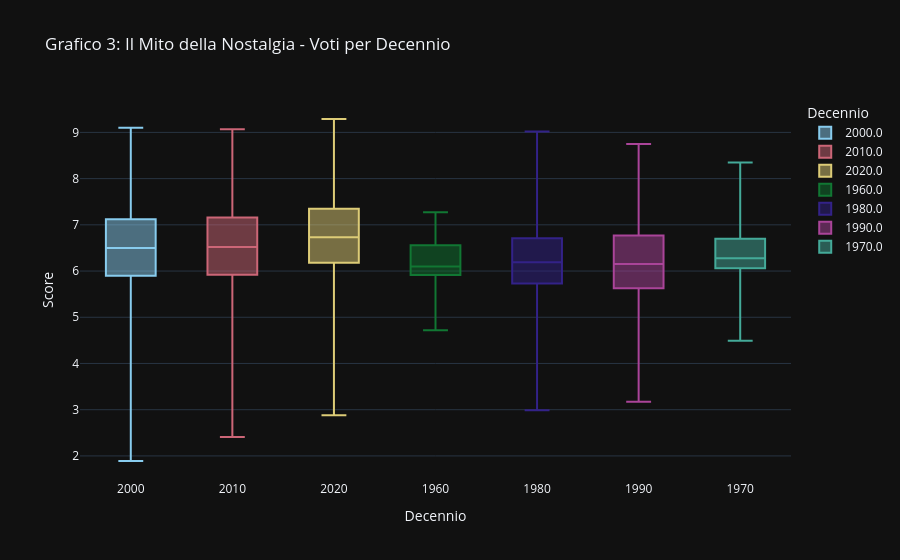

Write notebook code for a chart like this one.
### Code cell
# Grafico 3: Box Plot - Distribuzione della Qualità (Score) per Decennio
# Questo grafico è molto meglio della Heatmap per confrontare periodi con numeri di produzione diversi

# 1. Creiamo la colonna Decennio
df['decade'] = (df['start_year'] // 10) * 10

# 2. Filtriamo dati validi (dal 1960 in poi)
df_scored = df.dropna(subset=['score', 'decade'])
df_scored = df_scored[df_scored['decade'] >= 1960]

# 3. Grafico
fig4 = px.box(df_scored, x='decade', y='score', 
              title='Grafico 3: Il Mito della Nostalgia - Voti per Decennio',
              labels={'decade': 'Decennio', 'score': 'Punteggio Medio'},
              color='decade', # Colora ogni decennio diversamente
              color_discrete_sequence=px.colors.qualitative.Safe, # Colori distinti
              points=False, # Nascondiamo i migliaia di punti singoli per pulizia
              template='plotly_dark')

fig4.update_layout(xaxis_type='category', xaxis_title="Decennio", yaxis_title="Score")
fig4.show()

### Figure 1 — Plotly figure (JSON) as saved in the notebook; plotly's stock layout.template omitted (floating-point values rounded to 4 significant figures; data arrays with more than 128 entries replaced by an {"elided": "..."} marker saying what was removed)
{"data": [{"alignmentgroup": "True", "boxpoints": false, "hovertemplate": "Decennio=%{x}<br>Punteggio Medio=%{y}<extra></extra>", "legendgroup": "2000.0", "marker": {"color": "rgb(136, 204, 238)"}, "name": "2000.0", "notched": false, "offsetgroup": "2000.0", "orientation": "v", "showlegend": true, "type": "box", "x": {"elided": "2477 float values"}, "x0": " ", "xaxis": "x", "y": {"elided": "2477 float values"}, "y0": " ", "yaxis": "y"}, {"alignmentgroup": "True", "boxpoints": false, "hovertemplate": "Decennio=%{x}<br>Punteggio Medio=%{y}<extra></extra>", "legendgroup": "2010.0", "marker": {"color": "rgb(204, 102, 119)"}, "name": "2010.0", "notched": false, "offsetgroup": "2010.0", "orientation": "v", "showlegend": true, "type": "box", "x": {"elided": "4225 float values"}, "x0": " ", "xaxis": "x", "y": {"elided": "4225 float values"}, "y0": " ", "yaxis": "y"}, {"alignmentgroup": "True", "boxpoints": false, "hovertemplate": "Decennio=%{x}<br>Punteggio Medio=%{y}<extra></extra>", "legendgroup": "2020.0", "marker": {"color": "rgb(221, 204, 119)"}, "name": "2020.0", "notched": false, "offsetgroup": "2020.0", "orientation": "v", "showlegend": true, "type": "box", "x": {"elided": "2725 float values"}, "x0": " ", "xaxis": "x", "y": {"elided": "2725 float values"}, "y0": " ", "yaxis": "y"}, {"alignmentgroup": "True", "boxpoints": false, "hovertemplate": "Decennio=%{x}<br>Punteggio Medio=%{y}<extra></extra>", "legendgroup": "1960.0", "marker": {"color": "rgb(17, 119, 51)"}, "name": "1960.0", "notched": false, "offsetgroup": "1960.0", "orientation": "v", "showlegend": true, "type": "box", "x": [1960.0, 1960.0, 1960.0, 1960.0, 1960.0, 1960.0, 1960.0, 1960.0, 1960.0, 1960.0, 1960.0, 1960.0, 1960.0, 1960.0, 1960.0, 1960.0, 1960.0, 1960.0, 1960.0, 1960.0, 1960.0, 1960.0, 1960.0, 1960.0, 1960.0, 1960.0, 1960.0, 1960.0, 1960.0, 1960.0, 1960.0, 1960.0, 1960.0, 1960.0, 1960.0, 1960.0, 1960.0, 1960.0, 1960.0, 1960.0, 1960.0, 1960.0, 1960.0, 1960.0, 1960.0, 1960.0, 1960.0, 1960.0, 1960.0, 1960.0, 1960.0, 1960.0, 1960.0, 1960.0, 1960.0, 1960.0, 1960.0, 1960.0, 1960.0, 1960.0, 1960.0, 1960.0, 1960.0], "x0": " ", "xaxis": "x", "y": [5.96, 4.72, 5.91, 6.01, 6.75, 6.07, 5.93, 6.03, 6.81, 7.27, 5.88, 6.01, 5.6, 6.77, 6.31, 6.05, 6.43, 5.94, 6.14, 6.58, 6.41, 6.59, 6.17, 5.9, 6.45, 6.92, 6.69, 6.55, 5.87, 5.71, 7.15, 6.72, 6.08, 5.92, 6.04, 6.49, 6.05, 6.45, 6.45, 6.6, 5.92, 6.7, 6.2, 6.56, 6.73, 6.15, 5.53, 5.8, 5.88, 5.92, 6.35, 7.08, 7.27, 5.84, 5.85, 5.88, 5.92, 6.1, 6.16, 5.37, 6.18, 5.71, 5.38], "y0": " ", "yaxis": "y"}, {"alignmentgroup": "True", "boxpoints": false, "hovertemplate": "Decennio=%{x}<br>Punteggio Medio=%{y}<extra></extra>", "legendgroup": "1980.0", "marker": {"color": "rgb(51, 34, 136)"}, "name": "1980.0", "notched": false, "offsetgroup": "1980.0", "orientation": "v", "showlegend": true, "type": "box", "x": {"elided": "643 float values"}, "x0": " ", "xaxis": "x", "y": {"elided": "643 float values"}, "y0": " ", "yaxis": "y"}, {"alignmentgroup": "True", "boxpoints": false, "hovertemplate": "Decennio=%{x}<br>Punteggio Medio=%{y}<extra></extra>", "legendgroup": "1990.0", "marker": {"color": "rgb(170, 68, 153)"}, "name": "1990.0", "notched": false, "offsetgroup": "1990.0", "orientation": "v", "showlegend": true, "type": "box", "x": {"elided": "1280 float values"}, "x0": " ", "xaxis": "x", "y": {"elided": "1280 float values"}, "y0": " ", "yaxis": "y"}, {"alignmentgroup": "True", "boxpoints": false, "hovertemplate": "Decennio=%{x}<br>Punteggio Medio=%{y}<extra></extra>", "legendgroup": "1970.0", "marker": {"color": "rgb(68, 170, 153)"}, "name": "1970.0", "notched": false, "offsetgroup": "1970.0", "orientation": "v", "showlegend": true, "type": "box", "x": {"elided": "194 float values"}, "x0": " ", "xaxis": "x", "y": {"elided": "194 float values"}, "y0": " ", "yaxis": "y"}], "layout": {"boxmode": "overlay", "legend": {"title": {"text": "Decennio"}, "tracegroupgap": 0}, "title": {"text": "Grafico 3: Il Mito della Nostalgia - Voti per Decennio"}, "xaxis": {"anchor": "y", "categoryarray": [2000, 2010, 2020, 1960, 1980, 1990, 1970], "categoryorder": "array", "domain": [0, 1], "title": {"text": "Decennio"}, "type": "category"}, "yaxis": {"anchor": "x", "domain": [0, 1], "title": {"text": "Score"}}}}
